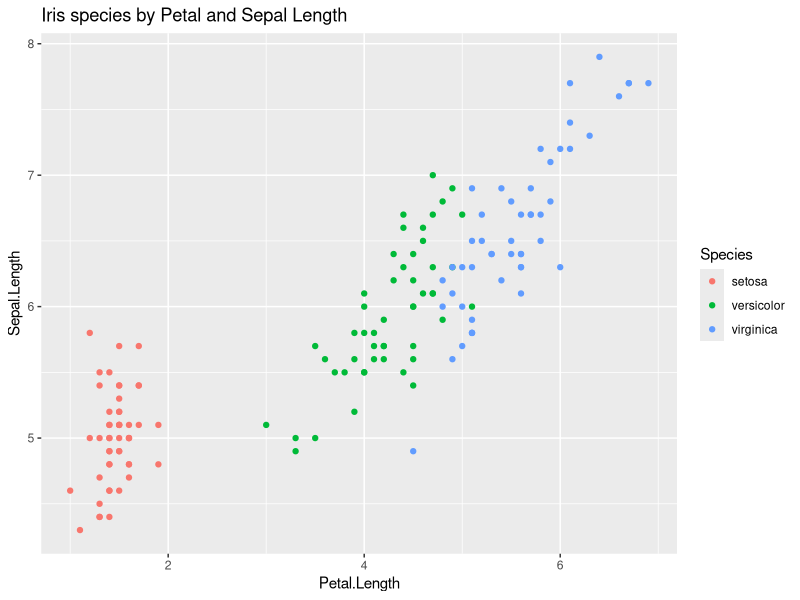

Write the R code that produced this figure.

library(dplyr)
library('ggplot2')
data(iris)
head(iris)

#visialized the data
ggplot(iris, aes(x= Petal.Length, y=Sepal.Length , colour = Species)) +geom_point() + ggtitle('Iris species by Petal and Sepal Length')


#I’ll first create a dummy variable for versicolors. Then we’ll fit our model, and assume any observation who’s predicted probability is greater than one-half is a versicolor. Finally, we’ll examine our type 1 and type 2 errors.

iris[['Is.Versicolor']] <- as.numeric(iris[['Species']] == 'versicolor')
fit.lm <- lm(Is.Versicolor ~ Petal.Length + Sepal.Length, data = iris)
summary(fit.lm)
fit.lm
#
iris[['Predict.Versicolor.lm']] <- as.numeric(predict(fit.lm) >0.5)
table(iris [,c('Is.Versicolor','Predict.Versicolor.lm')])


#the model has 
#poor predictive power. We correctly classified 92 species with only 3 true
#positives. That’s  bad. 
#We could refine our model, but instead,
#let’s attempt logistical regression.

fit.logit<- glm(Is.Versicolor~ Petal.Length + Sepal.Length, data = iris, family = binomial (link='logit'))

summary(fit.logit)
fit.logit

iris[['Predict.Versicolor.logit']] <- as.numeric(predict(fit.logit) >0.5)
table (iris [, c('Is.Versicolor','Predict.Versicolor.logit')])

cor(iris[,c('Petal.Length','Sepal.Length')])


#df <- mtcars %>% select(-c(am,vs,cyl,gear,carb))
#df
#glimpse(df)
#str(df)
#model<-mpg~disp+hp+drat+wt
#fit <-lm(model,df) #(formula,data)
#fit